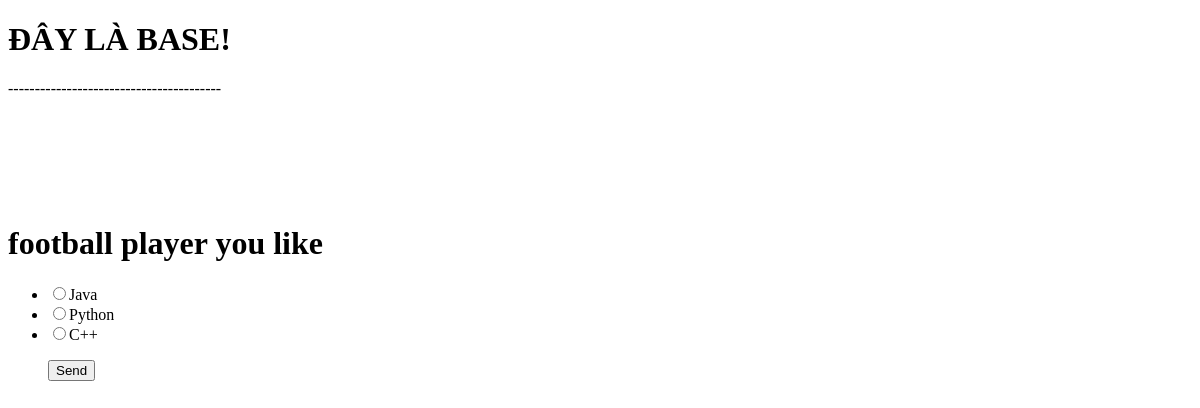
The app's page /polls/detail_question/1, older data.
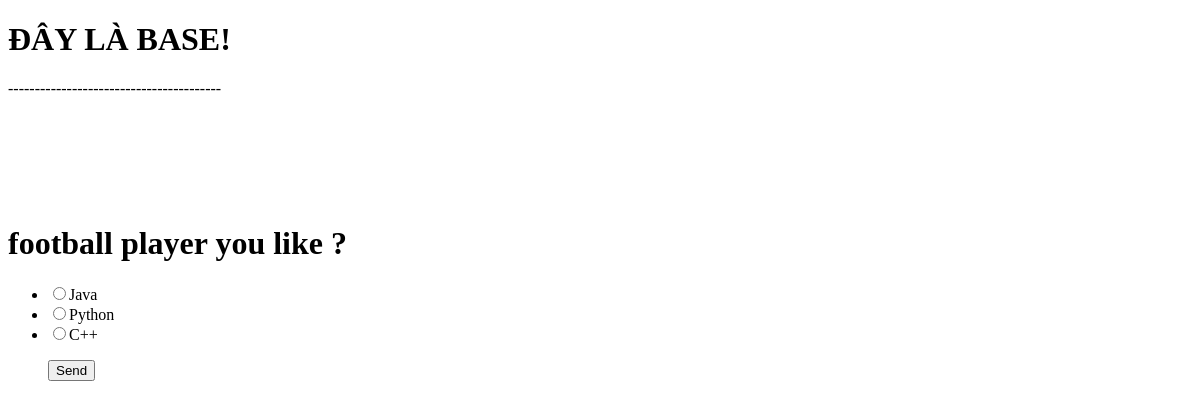
The same page, newer data.
### polls/models.py (models this page shows)
class Question(models.Model):
    question_text = models.CharField(max_length=300)
    question_time = models.DateTimeField()

### polls/views.py (the view)
# urls.py: path('detail_question/<int:question_id>', views.detai_question,name="detail_question"),
def detai_question(request,question_id):
    detail_question = Question.objects.get(pk=question_id)
    return render(request,"polls/detai_question.html",{"detail_question":detail_question})

### polls/templates/polls/detai_question.html (shortened to what this page needs)
{% extends "polls/base.html" %}
{% block detail_question %}
    {% if detail_question %}
    <h1>{{detail_question.question_text}}</h1>
        <form action="{% url 'vote' detail_question.id %}" method="post">
            <ul>
                {% for item in detail_question.choice_set.all %}
                    <li><input type="radio" value="{{item.id}}" name="choice">{{item.choice_text}}</li>
                {% endfor detail_question %}
                <p><input type="submit" value="Send"></p>
            </ul>
        </form>
    {% endif %}
{% endblock detail_question %}

Row changes from the older to the newer data that the page shows:
changed Question: question_text "football player you like" → "football player you like ?"
